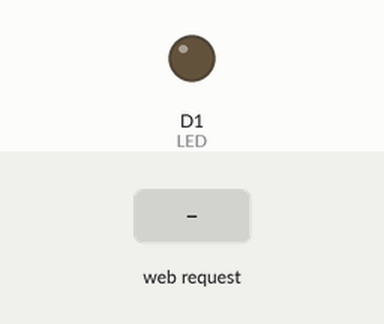
Recording of a sketch running on a simulated ESP8266 (NodeMCU). Shown: output pins drawn as LEDs (lit = HIGH). The inputs (shaded band) are chosen by the test bench. WiFi joins after 1.5 s; servers stay silent unless stated; what the sketch prints to the serial monitor is not drawn.

Above: at 2.7 s.
2.8 s: HTTP request GET /ledon received
At 4.0 s:
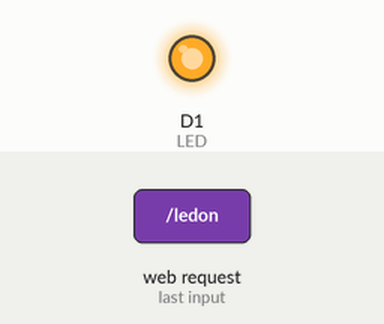
4.3 s: HTTP request GET /ledoff received
At 5.1 s:
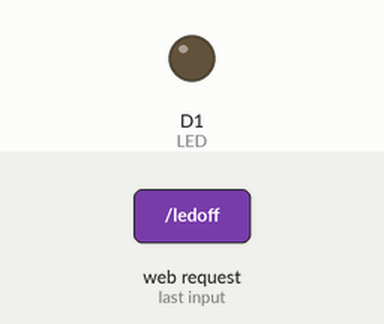
Timing chart, 0 to 7.3 s (numbered marks = the images above; inputs shaded):
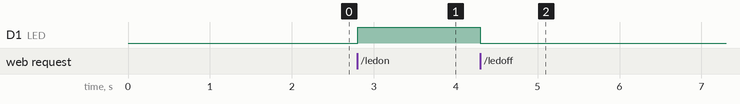

The sketch:

NodeMCU_LED.ino
```cpp
#include <ESP8266WiFi.h>

#define LED D1 //Initialize LED pin

String ssid = "YOUR WIFI NAME"; //Write your WiFi name
String password = "YOUR WIFI PASSWORD"; //Write your WiFi Password

WiFiServer server(80); //Initialize a server at port 80

void setup() {
  Serial.begin(115200); //Initialization of serial communication
  pinMode(LED, OUTPUT); //Define the direction of LED pin
  digitalWrite(LED,LOW); //Initially LED is set to OFF state

  //Connecting the NodeMCU to WiFi
  Serial.println("");
  Serial.println("");
  Serial.print("Connecting to ");
  Serial.println(ssid);
  WiFi.begin(ssid, password);
  while (WiFi.status() != WL_CONNECTED) {
    delay(500);
    Serial.print(".");
  }
  Serial.println("");
  Serial.println("WiFi connected");

  //After the WiFi gets connected, start the server
  server.begin();
  Serial.println("Server started");
  Serial.println(WiFi.localIP()); //Print the local IP address of NodeMCU
}

void loop() {
  //Check whether a new client is available
  WiFiClient client = server.available();
  if (!client) {
    return;
  }
  Serial.println("new client");
  while(!client.available()) {
    delay(1);
  }

  // If new request is available, read the request from the client
  String req = client.readStringUntil('\r');
  Serial.println(req); //Print the request
  client.flush(); //Waits until all outgoing characters in the buffer are sent

  if (req.indexOf("/ledoff") != -1) { //If the request is ledoff
    digitalWrite(LED,LOW); //Then switch off the LED
    Serial.println("LED OFF\n");
  }
  else if(req.indexOf("/ledon") != -1) { //If the request is ledon
    digitalWrite(LED,HIGH); //Then switch on the LED
    Serial.println("LED ON\n");
  }

  // Attach the HTML code to a String
  String web;
  web += "HTTP/1.1 200 OK\r\nContent-Type: text/html\r\n\r\n";
  web += "<html>\r\n";

  web += "<head>\r\n";
  web += "<meta charset=\"UTF-8\"/>\r\n";
  web += "<title> LED Control </title>\r\n";
  web += "</head>\r\n";

  web += "<body>\r\n";
  web += "<h1>Controlling LED using Webpage</h1>\r\n";

  web += "<div>\r\n";
  web += "<a href=\"/ledon\"> <button> Switch ON LED </button> </a>\r\n";
  web += "</div>\r\n";

  web += "<br/>\r\n";

  web += "<div>\r\n";
  web += "<a href=\"/ledoff\"> <button> Switch OFF LED </button> </a>\r\n";
  web += "</div>\r\n";

  web += "</body>\r\n";
  web += "</html>\r\n";

  client.print(web); //Show the webpage to the client
}
```

Measured:
- after the input at 2.8 s, D1 (LED): LOW → HIGH at once
- after the input at 4.3 s, D1 (LED): HIGH → LOW at once
